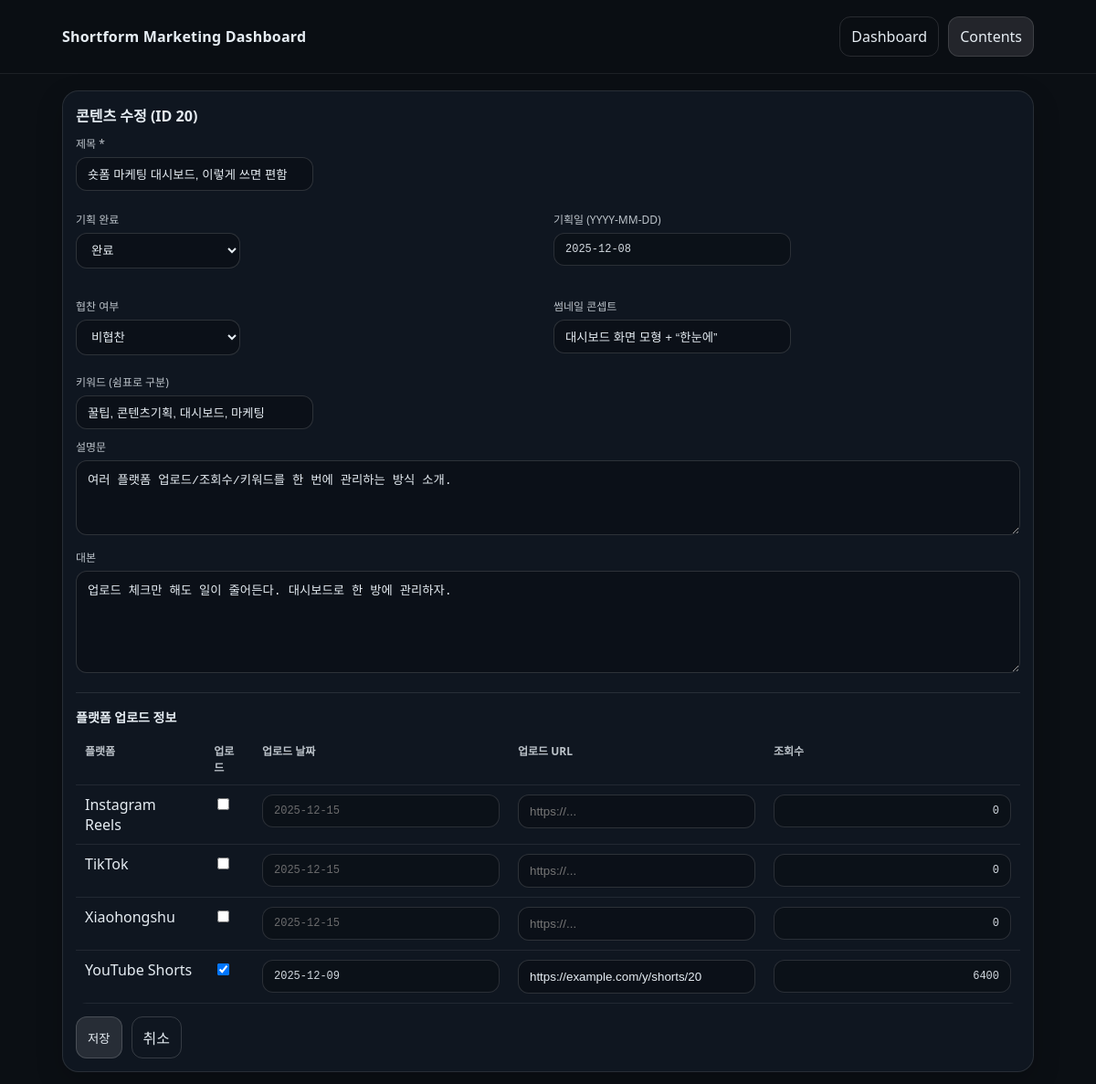
Before: /contents/20/edit with the older database file.
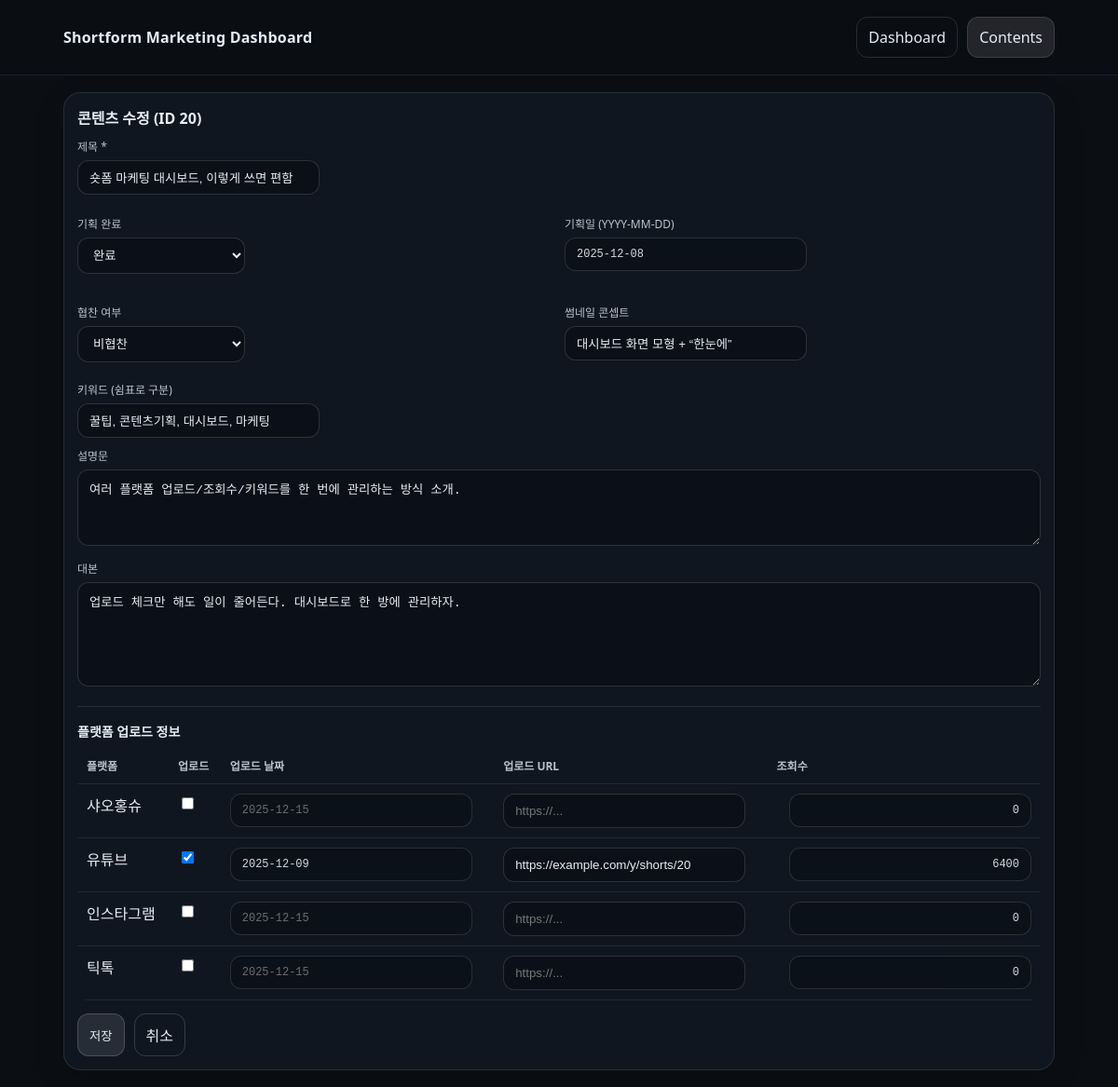
After: the same page with the newer database file.
### tables this page shows
CREATE TABLE platforms (
  platform_id INTEGER PRIMARY KEY AUTOINCREMENT,
  name TEXT NOT NULL UNIQUE
);

CREATE TABLE content_platform (
  content_id INTEGER NOT NULL,
  platform_id INTEGER NOT NULL,
  is_uploaded INTEGER NOT NULL DEFAULT 0,
  upload_date TEXT,
  upload_url TEXT,
  views INTEGER DEFAULT 0,
  PRIMARY KEY (content_id, platform_id),
  FOREIGN KEY (content_id) REFERENCES contents(content_id),
  FOREIGN KEY (platform_id) REFERENCES platforms(platform_id)
);

### app.py (the view, shortened to what this page needs)
@app.route("/contents/<int:content_id>/edit", methods=["GET", "POST"])
def content_edit(content_id: int):
    con = get_db()
    cur = con.cursor()
    content = cur.execute("SELECT * FROM contents WHERE content_id=?", (content_id,)).fetchone()
    if not content:
        con.close()
        abort(404)
    platform_rows = cur.execute("SELECT platform_id, name FROM platforms ORDER BY name").fetchall()
    platform_data = cur.execute("""
        SELECT cp.platform_id, cp.is_uploaded, cp.upload_date, cp.upload_url, COALESCE(cp.views,0) AS views
        FROM content_platform cp
        WHERE cp.content_id=?
    """, (content_id,)).fetchall()
    platform_data = {r["platform_id"]: r for r in platform_data}
    kw_text = cur.execute("""
        SELECT GROUP_CONCAT(k.keyword, ', ') AS s
        FROM content_keyword ck JOIN keywords k ON k.keyword_id=ck.keyword_id
        WHERE ck.content_id=?
    """, (content_id,)).fetchone()["s"] or ""
    con.close()
    return render_template(
        "content_form.html",
        app_title=APP_TITLE,
        mode="edit",
        content=content,
        keyword_text=kw_text,
        platforms=platform_rows,
        platform_data=platform_data,
        error=None
    )

### app.py (called while the page is built)
def get_db():
    con = sqlite3.connect(DB_PATH)
    con.row_factory = sqlite3.Row
    return con

### templates/content_form.html (shortened to what the changed rows need)
<!doctype html>
<html lang="ko">
<head>
  <link rel="stylesheet" href="{{ url_for('static', filename='style.css') }}">
</head>
<body>
  <main class="wrap">
    <section class="panel">
      <h2>{% if mode=='new' %}콘텐츠 추가{% else %}콘텐츠 수정 (ID {{ content['content_id'] }}){% endif %}</h2>
      <form method="post" class="form">
        <table class="table">
          <thead>
            <tr>
              <th>플랫폼</th>
              <th>업로드</th>
              <th>업로드 날짜</th>
              <th>업로드 URL</th>
              <th class="right">조회수</th>
            </tr>
          </thead>
          <tbody>
            {% for p in platforms %}
              {% set d = platform_data.get(p['platform_id']) %}
              <tr>
                <td>{{ p['name'] }}</td>
                <td>
                  <input type="checkbox" name="pl_{{ p['platform_id'] }}_uploaded"
                    {% if d and d['is_uploaded']==1 %}checked{% endif %}>
                </td>
                <td>
                  <input class="input mono" name="pl_{{ p['platform_id'] }}_date"
                         value="{{ (d['upload_date'] if d and d['upload_date'] else '') }}"
                         placeholder="2025-12-15">
                </td>
                <td>
                  <input class="input" name="pl_{{ p['platform_id'] }}_url"
                         value="{{ (d['upload_url'] if d and d['upload_url'] else '') }}"
                         placeholder="https://...">
                </td>
                <td class="right">
                  <input class="input mono" name="pl_{{ p['platform_id'] }}_views"
                         value="{{ (d['views'] if d else 0) }}"
                         style="max-width:120px; text-align:right;">
                </td>
              </tr>
            {% endfor %}
          </tbody>
        </table>
      </form>
    </section>
  </main>
</body>
</html>

Changed rows visible on the page:
changed platforms: name "Xiaohongshu" → "샤오홍슈"; moves up the list
changed platforms: name "YouTube Shorts" → "유튜브"; moves up the list
changed platforms: name "Instagram Reels" → "인스타그램"
changed platforms (number 4 of 4 on the later page): name "TikTok" → "틱톡"
